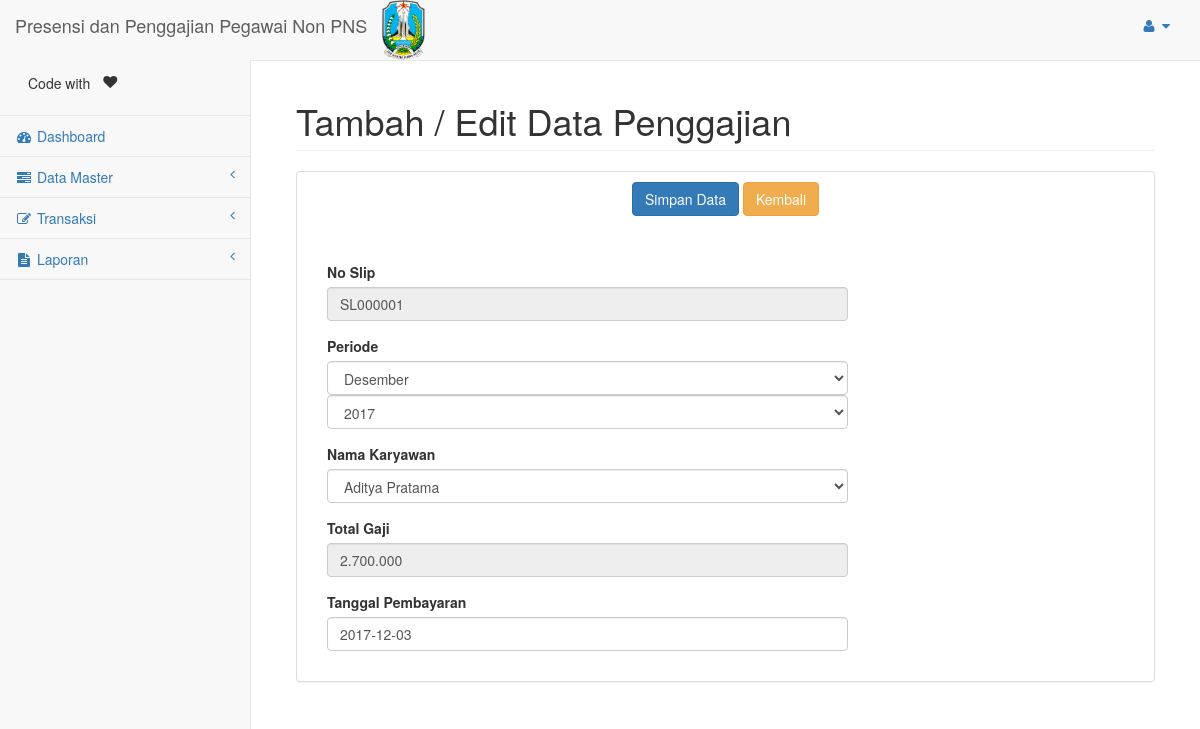
Page /page/penggajian_detail.php?no_slip=1 (signed in) on the committed database.
### tables this page shows
CREATE TABLE IF NOT EXISTS `penggajian` (
`NO_SLIP` int(20) NOT NULL,
  `ID_KAR` varchar(12) NOT NULL,
  `TGL_PENGGAJIAN` date DEFAULT NULL,
  `periode` varchar(6) DEFAULT NULL,
  `TOTAL_GAJI` int(11) DEFAULT NULL
);

### koneksi.php (called while the page is built, shortened)
<?php
function namaBulan_id($bulan="01"){
	switch($bulan)
	{
		case '01':
			$nama = "Januari";
			break;
		case '02':
			$nama = "Februari";
			break;
		case '03':
			$nama = "Maret";
			break;
		case '04':
			$nama = "April";
			break;
		case '05':
			$nama = "Mei";
			break;
		case '06':
			$nama = "Juni";
			break;
		case '07':
			$nama = "Juli";
			break;
		case '08':
			$nama = "Agustus";
			break;
		case '09':
			$nama = "September";
			break;
		case '10':
			$nama = "Oktober";
			break;
		case '11':
			$nama = "November";
			break;
		case '12':
			$nama = "Desember";
			break;
	}
	return $nama;
}
?>

### page/penggajian_detail.php (the view, shortened to what this page needs)
<?php
	include('header.php');
    $no_slip = $_REQUEST['no_slip'];
    $r_aksi = $_POST['act'];
    if (isset($r_aksi)) {
        if ($r_aksi == 'simpan') {
            $id_kar = StrNull($_POST['id_kar']);
            $tgl_penggajian = StrNull($_POST['tgl_penggajian']);
            $periode = StrNull($_POST['cboBulan'].$_POST['cboTahun']);
            $total_gaji = IntNull($_POST['total_gaji']);
            if (empty($no_slip)) {
                $q = "SELECT no_slip FROM penggajian WHERE periode='$periode' AND id_kar='$id_kar'";
                if (mysql_num_rows(mysql_query($q)) > 0) {
                    $msg = "Gagal Tambah Data Penggajian, Penggajian Karyawan Pada Periode tersebut Sudah dilakukan ";
                }else{
                    $q = "INSERT INTO penggajian(id_kar,tgl_penggajian,periode,total_gaji) VALUES('$id_kar','$tgl_penggajian','$periode','$total_gaji')";
                    echo $q;
                    if (mysql_query($q)) {
                        $msg = "Sukses Tambah Data Penggajian ";
                    }else{
                        $msg = "Gagal Tambah Data Penggajian ";
                    }
                }
            }else{
                $no_slip = $_POST['no_slip'];
                $q = "UPDATE penggajian
                        SET id_kar='$id_kar', tgl_penggajian='$tgl_penggajian', periode='$periode', total_gaji='$total_gaji'
                        WHERE no_slip = '$no_slip' ";
                if (mysql_query($q)) {
                    $msg = "Sukses Ubah Data Penggajian ";
                }else{
                    $msg = "Gagal Ubah Data Penggajian ";
                }
            }
        }
    }
    else if(isset($no_slip)) {
    	$q = "SELECT g.no_slip, g.id_kar, g.tgl_penggajian, g.periode, g.total_gaji ";
    	$q.= "FROM penggajian g ";
        $q.= "WHERE g.no_slip = '$no_slip' ";
    	$rs = mysql_query($q);
        $row = mysql_fetch_array($rs);
    }
?>
<div class="col-lg-12">
    <h1 class="page-header">Tambah / Edit Data Penggajian</h1>
</div>
<div class="col-lg-12 ">
    <div class="panel panel-default">
        <form action="<?= $_SERVER['PHP_SELF'] ?>" method="post" id="form" >
            <div class="panel-heading text-center">
                <button id="simpan" class="btn btn-primary" onclick="save()">Simpan Data</button>
                <a href="penggajian_list.php" class="btn btn-warning">Kembali</a>
                <br><br>
            </div>
            <div class="panel-body">
                <div class="form-group col-md-8">
                    <label class="control-label">No Slip</label>
                    <input name="kode_gaji" id="kode_gaji" class="form-control" value="<?= ($row['no_slip']!=""?'SL'.str_pad($row['no_slip'], 6, "0", STR_PAD_LEFT):$row['no_slip']) ?>" readonly placeholder="auto">
                </div>
                <div class="form-group col-md-8">
                    <label class="control-label">Periode</label>
                    <select id="cboBulan" name="cboBulan" class="form-control" required>
                        <?php for ($i=1; $i <= 12 ; $i++) {
                            $val = str_pad($i, 2, '0', STR_PAD_LEFT);
                            if($val == substr($row['periode'],0,2))
                                echo("<option value='".$val."' selected>".namaBulan_id($val)."</option>");
                            else
                                echo("<option value='".$val."'>".namaBulan_id($val)."</option>");
                        }
                        ?>
                    </select>
                    <select name="cboTahun" id="cboTahun" class="form-control" required>
                        <?php for ($i=(date('Y')-5); $i <= (date('Y')+5) ; $i++) {
                            if($i == substr($row['periode'],2,4))
                                echo("<option value='".$i."' selected>".$i."</option>");
                            else
                                echo("<option value='".$i."'>".$i."</option>");
                        }
                        ?>
                    </select>
                </div>
                <div class="form-group col-md-8">
                    <label class="control-label">Nama Karyawan</label>
                    <select id="id_kar" name="id_kar" class="form-control" required>
                        <?php
                            $q = "SELECT id_kar, nama_kar FROM karyawan ";
                            $hasil = mysql_query($q);
                            while ($r = mysql_fetch_array($hasil)) {
                                if($r['id_kar'] == $row['id_kar'])
                                    echo "<option value='".$r['id_kar']."' selected>".$r['nama_kar']."</option>";
                                else
                                    echo "<option value='".$r['id_kar']."'>".$r['nama_kar']."</option>";
                            }
                        ?>
                    </select>
                </div>
                <div class="form-group col-md-8">
                    <label class="control-label">Total Gaji</label>
                    <input type="text" name="total_gaji" id="total_gaji" class="form-control" readonly value="<?= ($row['total_gaji']!=""?number_format($row['total_gaji'],'0',',','.'):"") ?>">
                </div>
                <div class="form-group col-md-8">
                    <label class="control-label">Tanggal Pembayaran</label>
                    <input name="tgl_penggajian" id="tgl_penggajian" class="form-control" value="<?= $row['tgl_penggajian'] ?>" required placeholder="Wajib diisi..">
                </div>
            </div>
        </form>
    </div>
</div>
<?php include('footer.php') ?>

### rows in the picture
penggajian: kode_gaji "SL000001", cboBulan "Desember", cboTahun "2017", total_gaji "2.700.000", tgl_penggajian "2017-12-03"

### other values in the picture
form field id_kar "Aditya Pratama"
